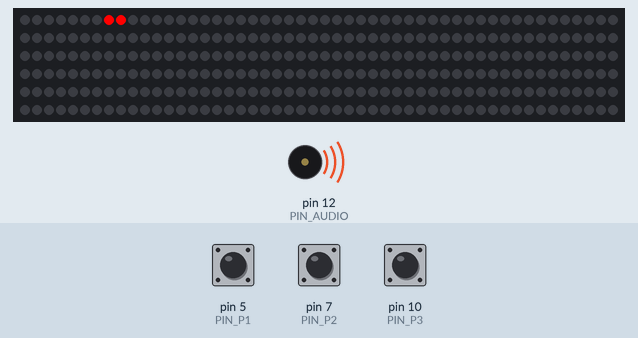
This sketch was run on a simulated Arduino Uno, built with avr-gcc and run on an emulated ATmega328P. Shown: 300 RGB LEDs in strip order, left to right, continuing on the next row, buzzer (waves = sounding). Inputs (shaded band) come from the test bench; at power-on: pin 5 (PIN_P1) HIGH, pin 7 (PIN_P2) HIGH, pin 10 (PIN_P3) HIGH.

Above: at 6.1 s.
9.3 s: pin 5 (PIN_P1) pulled LOW for 0.15 s
At 9.5 s:
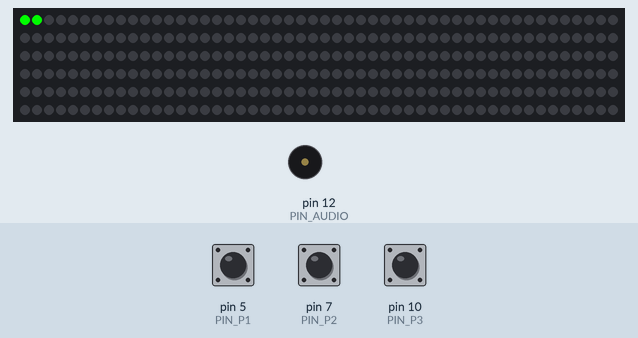
10.0 s: pin 7 (PIN_P2) pulled LOW for 0.15 s
At 10.19 s:
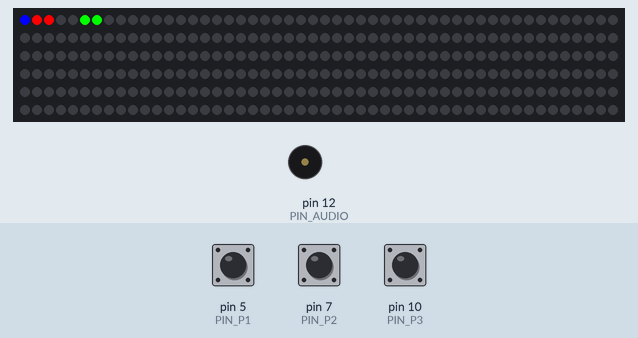
10.7 s: pin 10 (PIN_P3) pulled LOW for 0.15 s
At 10.89 s:
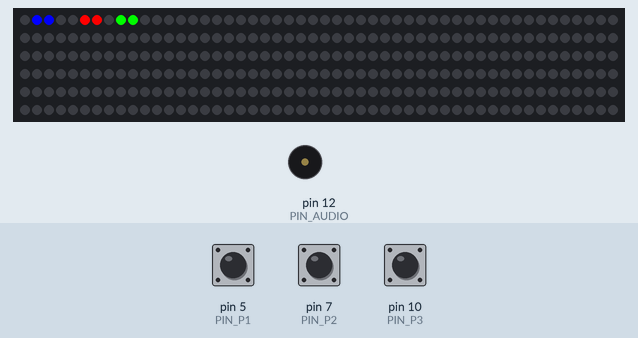
11.4 s: pin 5 (PIN_P1) pulled LOW for 1 s
13.0 s: pin 7 (PIN_P2) pulled LOW for 1 s
14.6 s: pin 10 (PIN_P3) pulled LOW for 1 s
Timing chart, 0 to 17.2 s (numbered marks = the images above; inputs shaded):
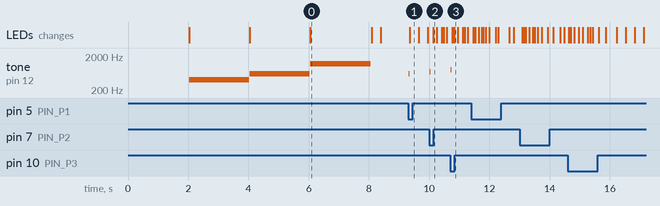

The sketch:

LED_RACE_GAME_V3.ino
```cpp
#include <Adafruit_NeoPixel.h>

#define MAXLED 300

// PINS
#define PIN_LED   3
#define PIN_P1    5
#define PIN_P2    7
#define PIN_P3    10
#define PIN_AUDIO 12

int NPIXELS = MAXLED;

// COLORS
#define COLOR1 track.Color(255,0,0)
#define COLOR2 track.Color(0,255,0)
#define COLOR3 track.Color(0,0,255)

// SOUND
int win_music[] = {2637,2637,0,2637,0,2093,2637,0,3136};

// TRACK PHYSICS
byte gravity_map[MAXLED];

float speed1=0, speed2=0, speed3=0;
float dist1=0, dist2=0, dist3=0;

byte loop1=0, loop2=0, loop3=0;
byte loop_max=5;

float ACEL=0.2;
float kf=0.015;
float kg=0.003;

byte flag_sw1=0, flag_sw2=0, flag_sw3=0;
byte draworder=0;

unsigned long timestamp=0;

Adafruit_NeoPixel track = Adafruit_NeoPixel(MAXLED, PIN_LED, NEO_GRB + NEO_KHZ800);

int TBEEP=3;
int tdelay=5;

// ================= TRACK SETUP =================
void set_ramp(byte H,byte a,byte b,byte c){
  for(int i=0;i<(b-a);i++){gravity_map[a+i]=127-i*((float)H/(b-a));}
  gravity_map[b]=127;
  for(int i=0;i<(c-b);i++){gravity_map[b+i+1]=127+H-i*((float)H/(c-b));}
}

// ================= SETUP =================
void setup() {
  for(int i=0;i<NPIXELS;i++) gravity_map[i]=127;

  track.begin();

  pinMode(PIN_P1,INPUT_PULLUP);
  pinMode(PIN_P2,INPUT_PULLUP);
  pinMode(PIN_P3,INPUT_PULLUP);

  start_race();
}

// ================= START =================
void start_race(){
  for(int i=0;i<NPIXELS;i++) track.setPixelColor(i, track.Color(0,0,0));
  track.show();
  delay(2000);

  track.setPixelColor(12, track.Color(0,255,0));
  track.setPixelColor(11, track.Color(0,255,0));
  track.show();
  tone(PIN_AUDIO,400); delay(2000); noTone(PIN_AUDIO);

  track.setPixelColor(12, track.Color(0,0,0));
  track.setPixelColor(11, track.Color(0,0,0));
  track.setPixelColor(10, track.Color(255,255,0));
  track.setPixelColor(9, track.Color(255,255,0));
  track.show();
  tone(PIN_AUDIO,600); delay(2000); noTone(PIN_AUDIO);

  track.setPixelColor(10, track.Color(0,0,0));
  track.setPixelColor(9, track.Color(0,0,0));
  track.setPixelColor(8, track.Color(255,0,0));
  track.setPixelColor(7, track.Color(255,0,0));
  track.show();
  tone(PIN_AUDIO,1200); delay(2000); noTone(PIN_AUDIO);

  for(int i=0;i<NPIXELS;i++) track.setPixelColor(i, track.Color(0,0,0));
  track.show();

  timestamp=0;
}

// ================= WINNER FX =================
void winner_fx() {
  int msize = sizeof(win_music)/sizeof(int);
  for (int i=0;i<msize;i++){
    tone(PIN_AUDIO, win_music[i],200);
    delay(230);
    noTone(PIN_AUDIO);
  }
}

// ================= DRAW =================
void draw_car1(){
  for(int i=0;i<=loop1;i++)
    track.setPixelColor(((word)dist1 % NPIXELS)+i, track.Color(0,255-i*20,0));
}

void draw_car2(){
  for(int i=0;i<=loop2;i++)
    track.setPixelColor(((word)dist2 % NPIXELS)+i, track.Color(255-i*20,0,0));
}

void draw_car3(){
  for(int i=0;i<=loop3;i++)
    track.setPixelColor(((word)dist3 % NPIXELS)+i, track.Color(0,0,255-i*20));
}

// ================= LOOP =================
void loop() {

  // TRACK BACKGROUND
  for(int i=0;i<NPIXELS;i++)
    track.setPixelColor(i, track.Color(0,0,(127-gravity_map[i])/8));

  // -------- PLAYER 1 --------
  if(flag_sw1 && !digitalRead(PIN_P1)){flag_sw1=0; speed1+=ACEL;}
  if(!flag_sw1 && digitalRead(PIN_P1)) flag_sw1=1;

  if(gravity_map[(word)dist1 % NPIXELS]<127)
    speed1-=kg*(127-gravity_map[(word)dist1 % NPIXELS]);
  else
    speed1+=kg*(gravity_map[(word)dist1 % NPIXELS]-127);

  speed1-=speed1*kf;
  dist1+=speed1;

  // -------- PLAYER 2 --------
  if(flag_sw2 && !digitalRead(PIN_P2)){flag_sw2=0; speed2+=ACEL;}
  if(!flag_sw2 && digitalRead(PIN_P2)) flag_sw2=1;

  if(gravity_map[(word)dist2 % NPIXELS]<127)
    speed2-=kg*(127-gravity_map[(word)dist2 % NPIXELS]);
  else
    speed2+=kg*(gravity_map[(word)dist2 % NPIXELS]-127);

  speed2-=speed2*kf;
  dist2+=speed2;

  // -------- PLAYER 3 --------
  if(flag_sw3 && !digitalRead(PIN_P3)){flag_sw3=0; speed3+=ACEL;}
  if(!flag_sw3 && digitalRead(PIN_P3)) flag_sw3=1;

  if(gravity_map[(word)dist3 % NPIXELS]<127)
    speed3-=kg*(127-gravity_map[(word)dist3 % NPIXELS]);
  else
    speed3+=kg*(gravity_map[(word)dist3 % NPIXELS]-127);

  speed3-=speed3*kf;
  dist3+=speed3;

  // -------- LAPS --------
  if(dist1>NPIXELS*loop1){loop1++; tone(PIN_AUDIO,600); TBEEP=2;}
  if(dist2>NPIXELS*loop2){loop2++; tone(PIN_AUDIO,700); TBEEP=2;}
  if(dist3>NPIXELS*loop3){loop3++; tone(PIN_AUDIO,800); TBEEP=2;}

  // -------- WIN (FIXED ORIGINAL STYLE) --------
  if (loop1 > loop_max || loop2 > loop_max || loop3 > loop_max) {

    if(loop1 > loop_max){
      for(int i=0;i<NPIXELS;i++) track.setPixelColor(i, track.Color(0,255,0));
    }
    else if(loop2 > loop_max){
      for(int i=0;i<NPIXELS;i++) track.setPixelColor(i, track.Color(255,0,0));
    }
    else if(loop3 > loop_max){
      for(int i=0;i<NPIXELS;i++) track.setPixelColor(i, track.Color(0,0,255));
    }

    track.show();
    winner_fx();

    loop1=loop2=loop3=0;
    dist1=dist2=dist3=0;
    speed1=speed2=speed3=0;
    timestamp=0;

    start_race();
  }

  // -------- DRAW --------
  if(draworder==0){
    draw_car1(); draw_car2(); draw_car3();
  } else {
    draw_car3(); draw_car2(); draw_car1();
  }

  draworder=!draworder;

  track.show();
  delay(tdelay);

  // -------- SOUND FIX --------
  if (TBEEP>0) {
    TBEEP--;
    if (TBEEP==0) {
      noTone(PIN_AUDIO);
    }
  }
}
```

Measured:
- after the input at 9.3 s, tone on pin 12 (PIN_AUDIO): silent → 600 Hz at once, → silent 0.04 s later; the LEDs: change after 0.06 s (image 1)
- after the input at 10.0 s, tone on pin 12 (PIN_AUDIO): silent → 700 Hz at once, → silent 0.04 s later; the LEDs: change after 0.13 s (image 2)
- after the input at 10.7 s, tone on pin 12 (PIN_AUDIO): silent → 800 Hz at once, → silent 0.04 s later
